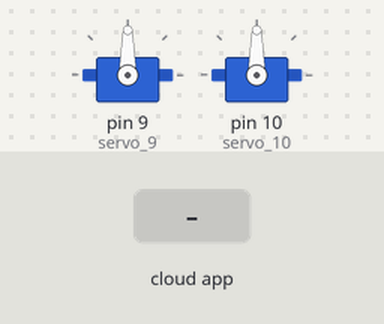
Simulated run of this sketch. Board: Arduino Uno, built with avr-gcc and run on an emulated ATmega328P. On the bench: 2 × servo. The inputs (shaded band) are chosen by the test bench. The ROS host is connected and sends only what is stated.

Above: at 1.2 s.
1.3 s: the phone or cloud app sets Topic_servo_9 to 0
At 2.5 s:
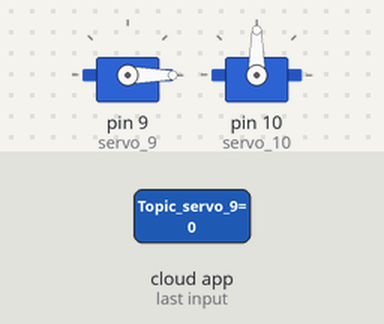
2.8 s: the phone or cloud app sets Topic_servo_10 to 0
At 3.7 s:
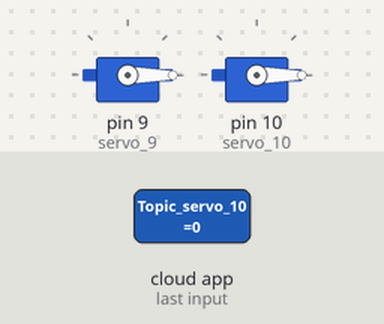
4.3 s: the phone or cloud app sets Topic_servo_9 to 45
At 4.9 s:
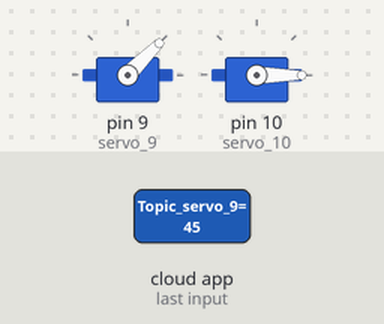
5.8 s: the phone or cloud app sets Topic_servo_10 to 45
At 6.1 s:
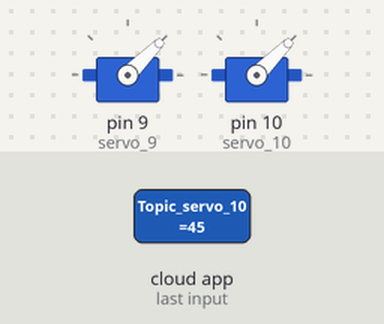
7.3 s: the phone or cloud app sets Topic_servo_9 to 90
At 8.4 s:
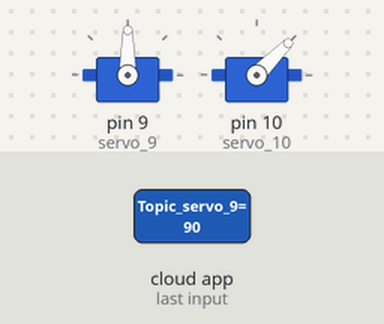
8.8 s: the phone or cloud app sets Topic_servo_10 to 180
At 9.5 s:
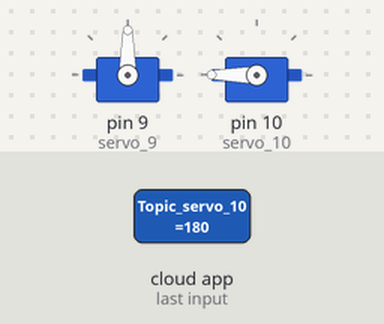
Timing chart, 0 to 11.3 s (numbered marks = the images above; inputs shaded):
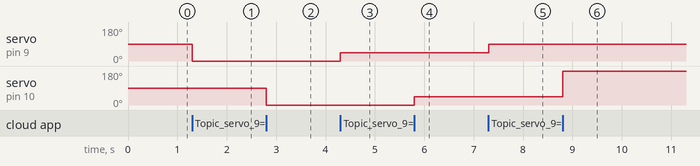

The sketch:

ROS_Servo_9_10.ino
```cpp
#include <Servo.h>
#include <ros.h>
#include <std_msgs/Int16.h>

ros::NodeHandle  nh;

Servo servo_9;
Servo servo_10;

void s_9( const std_msgs::Int16& cmd_msg)
{
  servo_9.write(cmd_msg.data);
}

void s_10( const std_msgs::Int16& cmd_msg)
{
  servo_10.write(cmd_msg.data);
}

ros::Subscriber<std_msgs::Int16> sub_1("Topic_servo_9", s_9);
ros::Subscriber<std_msgs::Int16> sub_2("Topic_servo_10", s_10);

void setup()
{
  servo_9.attach(9);
  servo_10.attach(10);
  nh.initNode();
  nh.subscribe(sub_1);
  nh.subscribe(sub_2);
}

void loop()
{
  nh.spinOnce();
  delay(1);
}
```

Measured:
- after the input at 1.3 s, servo on pin 9 (servo_9): 90° → 0° at once
- after the input at 2.8 s, servo on pin 10 (servo_10): 90° → 0° at once
- after the input at 4.3 s, servo on pin 9 (servo_9): 0° → 45° at once
- after the input at 5.8 s, servo on pin 10 (servo_10): 0° → 45° at once
- after the input at 7.3 s, servo on pin 9 (servo_9): 45° → 90° at once
- after the input at 8.8 s, servo on pin 10 (servo_10): 45° → 180° at once
